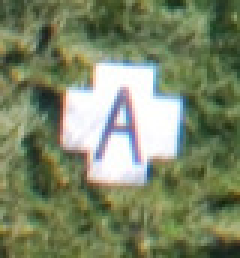
#> input picture ground/interop/client/tools/testdata/1.jpg, 80 x 86 px, given in place of 00000.jpg, which was not available (shown 3 times larger)
$ python test_analysis.py   (older library calls are emulated)
#> lines starting #> are read from the running program, lines starting #| are printed output that depends on the picture; after the words box and inside, x2 and y2 are one past the last pixel; in counts of white or black regions, pixels touching at a corner belong together; long printed decimals are rounded; pictures that were not available may be replaced by others from this repository, and a replacement may not be noted
### src/vision/target_analysis/target_analysis.py
import cv2 as cv
import numpy as np
from scipy import signal

from constants import *
from classify_target import *
from debug_output import *

import os
import sys

# TODO: currently hardcoded for testing
ALTITUDE = 30

# Range threshold that handles cylindrical coordinates
def inRange_wrapHue(img, lower, upper):
    thresh = cv.inRange(img, lower, upper)
    hue_l, sat_l, val_l = lower
    hue_u, sat_u, val_u = upper

    if hue_l < 0:
        thresh += cv.inRange(img, (hue_l + 180, sat_l, val_l), (180, sat_u, val_u))
    elif hue_u > 180:
        thresh += cv.inRange(img, (0, sat_l, val_l), (hue_u - 180, sat_u, val_u))
    return thresh

# Locate target within binary image
def find_target(thresh, hue, debug=True):
    # TODO: why does this happpen?
    if not np.count_nonzero(thresh):
        return None

    # Find biggest contour by pixel area
    _, contours, hierarchy = cv.findContours(thresh, cv.RETR_EXTERNAL, cv.CHAIN_APPROX_SIMPLE)
    target = max(contours, key=cv.contourArea)
    area_px = cv.contourArea(target)
    area_gnd = area_px * px_to_gnd(ALTITUDE) ** 2

    # Human-readable logging
    summary = {
        'hue': hue,
        'contours': len(contours),
        'area_px': area_px,
        'area_gnd': area_gnd,
        'bounding_box': cv.boundingRect(target),
        'contour_detail': len(target)
    }

    # Filter by contour area, and by contour complexity
    if not GND_AREA_MIN < area_gnd < GND_AREA_MAX or len(contours) > DETAIL_MAX:
        if debug:
            print('Rejecting', summary)
        return None
    if debug:
        print('Accepting', summary)
    return target

def analyze_one_image(img_dir, img_id, out_dir, display=True, debug=True):
#> called with img_dir = 'data/large', img_id = 0, out_dir = 'output/large', display = False, debug = True
    img_path = os.path.join(img_dir, ('%0' + str(N_DIGITS) + 'd.jpg')%img_id)
    if debug:
        print(img_path)
    img = cv.imread(img_path)
#> img is the input picture: shape (86, 80, 3); mean B, G, R 102.6, 133.8, 122.8
    size = np.prod(img.shape[:2])
#> size = 6880

    # 1. Calculate histogram of just hue channel
    imgHLS = cv.cvtColor(img, cv.COLOR_BGR2HLS) # Hue-Lightness-Saturation
#> imgHLS: shape (86, 80, 3); mean of channels 0, 1, 2 49.7, 118.1, 76.9
    histHue = cv.calcHist([imgHLS], [0], None, [180 // BIN_SIZE], [0,180]).ravel()
#> histHue = 90 values, max 718 at index 19, min 1 at index 74, mean 76.44
    showHistogram(img_id, histHue, out_dir=out_dir)
#> in showHistogram, `fig.savefig(path)`:
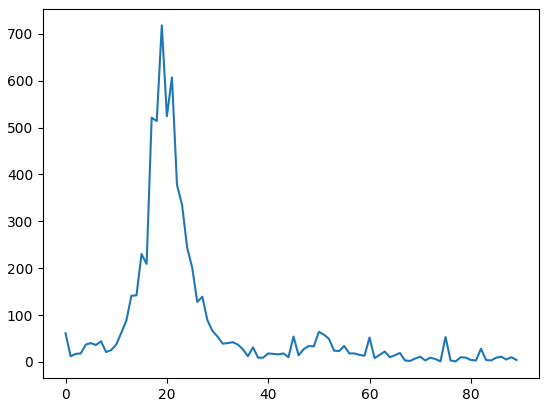
#> figure drawn by matplotlib, 1 panel; curve peaks at x = 19, y = 718

    # 2. Find relative maxima (most frequent hues)
    # Pad histogram with values from other end, to allow ends to be considered peaks
    peakIdxs = signal.argrelmax(np.pad(histHue, 1, 'wrap'))[0] - 1
#> peakIdxs = 26 values from 0 to 88
    # Sort from most to least frequent hue
    peaks = sorted(peakIdxs, key=histHue.__getitem__, reverse=True)
#> peaks = 26 values, max 88 at index 24, min 0 at index 6, mean 46.23
    if debug:
        print('All hues:', list(peakIdxs * BIN_SIZE))
#| All hues: [0, 10, 14, 30, 34, 38, 42, 54, 66, 74, 80, 86, 90, 96, 100, 110, 120, 126, 132, 140, 144, 150, 156, 164, 172, 176]

    # 3. Find best hue (and target) by trying to find a target with each one
    for pos in peaks:
        hue = int(pos) * BIN_SIZE
        thresh = inRange_wrapHue(imgHLS, range_lower(hue), range_upper(hue))
        showThreshold(img_id, thresh, out_dir=out_dir)

        target = find_target(thresh, hue, debug=debug)
        if target is not None:
            showContour(img_id, img, target, out_dir=out_dir, display=display)
            break
    else:
        if debug:
            print('No targets found')
        return None
#> this loop made 26 passes
#| Rejecting {'hue': 38, 'contours': 92, 'area_px': 383.5, 'area_gnd': 0.01971, 'bounding_box': (36, 51, 44, 35), 'contour_detail': 152}
#| Rejecting {'hue': 42, 'contours': 91, 'area_px': 440.0, 'area_gnd': 0.02262, 'bounding_box': (30, 0, 50, 43), 'contour_detail': 170}
#| Rejecting {'hue': 34, 'contours': 100, 'area_px': 122.5, 'area_gnd': 0.006297, 'bounding_box': (0, 37, 10, 39), 'contour_detail': 73}
#| Rejecting {'hue': 30, 'contours': 103, 'area_px': 22.5, 'area_gnd': 0.001157, 'bounding_box': (0, 69, 13, 17), 'contour_detail': 50}
#| Rejecting {'hue': 54, 'contours': 73, 'area_px': 19.0, 'area_gnd': 0.0009766, 'bounding_box': (74, 18, 6, 6), 'contour_detail': 11}
#| Rejecting {'hue': 100, 'contours': 28, 'area_px': 18.5, 'area_gnd': 0.0009509, 'bounding_box': (58, 40, 4, 11), 'contour_detail': 11}
#| Rejecting {'hue': 0, 'contours': 14, 'area_px': 0.5, 'area_gnd': 2.5700835620893238e-05, 'bounding_box': (21, 39, 2, 2), 'contour_detail': 3}
#| Rejecting {'hue': 90, 'contours': 41, 'area_px': 1.0, 'area_gnd': 5.1401671241786477e-05, 'bounding_box': (15, 34, 2, 2), 'contour_detail': 4}
#> (further printed lines are left out)
#> pass 1, in inRange_wrapHue, `thresh = cv.inRange(img, lower, upper)`:
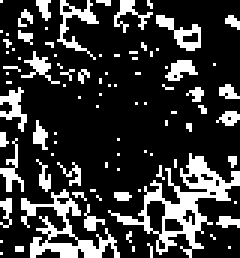
#> thresh: shape (86, 80) (shown 3 times larger); 21.9% white in thin lines or dots
#> pass 2, in inRange_wrapHue (call 2), `thresh = cv.inRange(img, lower, upper)`:
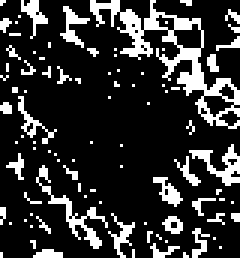
#> thresh: shape (86, 80) (shown 3 times larger); 19.2% white in thin lines or dots
#> pass 3, in inRange_wrapHue (call 3), `thresh = cv.inRange(img, lower, upper)`:
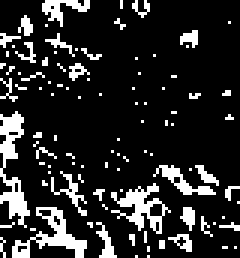
#> thresh: shape (86, 80) (shown 3 times larger); 15.9% white in thin lines or dots
#> after the loop:
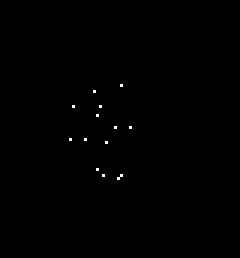
#> thresh: shape (86, 80) (shown 3 times larger); 0.2% white in thin lines or dots, all inside (x1, y1, x2, y2) = (23, 28, 44, 60)

    # 4. Classify the detected shapes, letters, and colors
    result = {
        'location': cv.boundingRect(target),
        'shape': classifyShape(target, display=display),
        'shapeColor': classifyColor(hue),
        'letter': None, # classifyLetter(None), # TODO
        'letterColor': None # classifyColor(None) # TODO
    }
    if debug:
        print('Target analysis:', result)
    return result

# [4 lines left out: function analyze_image, not called in this run]

# [5 lines that do not run on import are left out]

### src/vision/target_analysis/debug_output.py
import os
import cv2 as cv
import numpy as np
import matplotlib.pyplot as plt

from constants import *

__all__ = ['showHistogram', 'showThreshold', 'showContour']

OUTPUT_PATH = 'output'

# Save histogram to file
def showHistogram(img_id, hist, out_dir=OUTPUT_PATH):
    fig, ax = plt.subplots()
    ax.plot(hist)
    path = os.path.join(out_dir, ('histograms/histogram%0' + str(N_DIGITS) + 'd.png')%img_id)
    fig.savefig(path)
    plt.close(fig)

# Save binary image to file
def showThreshold(img_id, thresh, out_dir=OUTPUT_PATH):
    path = os.path.join(out_dir, ('thresholds/thresh%0' + str(N_DIGITS) + 'd.jpg')%img_id)
    cv.imwrite(path, thresh)

# Highlight and crop contour, then save and display
# [13 lines left out: function showContour, not called in this run]

### src/vision/target_analysis/constants.py
# Histogram bin size (must divide 180 and 128)
BIN_SIZE = 2

# Camera parameters
IMAGE_WIDTH = 5184
SENSOR_WIDTH = 22.3e-3
FOCAL_LEN = 18e-3

# Pixels to sensor size scale factor
PX_TO_SENSOR = SENSOR_WIDTH / IMAGE_WIDTH

# Pixels to meters scale factor at specified altitude
def px_to_gnd(alt):
    return PX_TO_SENSOR * alt / FOCAL_LEN

# Valid contour area range (meters squared)
GND_AREA_MIN = 0.25 ** 2
GND_AREA_MAX = 1.00 ** 2

# Maximum number of points used to describe contour
DETAIL_MAX = 200

# Number of digits in the image filepaths
N_DIGITS = 5

# Create overlap of one bin size and keep threshold centered on hue
def range_lower(hue):
    return (hue - BIN_SIZE, 0, 32)

def range_upper(hue):
    return (hue + BIN_SIZE, 255, 255)

### src/vision/target_analysis/test_analysis.py
import os
from target_analysis import *

def test_all_in_dir(in_dir, out_dir, display=True):
    for i in range(100):
        analyze_one_image(in_dir, i, out_dir=out_dir, display=display, debug=True)


if __name__=='__main__':
    in_dir = 'data/large'
    out_dir = 'output/large'
    os.makedirs(out_dir, exist_ok=True)
    os.makedirs(os.path.join(out_dir, 'histograms'), exist_ok=True)
    os.makedirs(os.path.join(out_dir, 'countours'), exist_ok=True)
    os.makedirs(os.path.join(out_dir, 'thresholds'), exist_ok=True)
#> (the run stopped early here; a loop or call above may not have finished)
